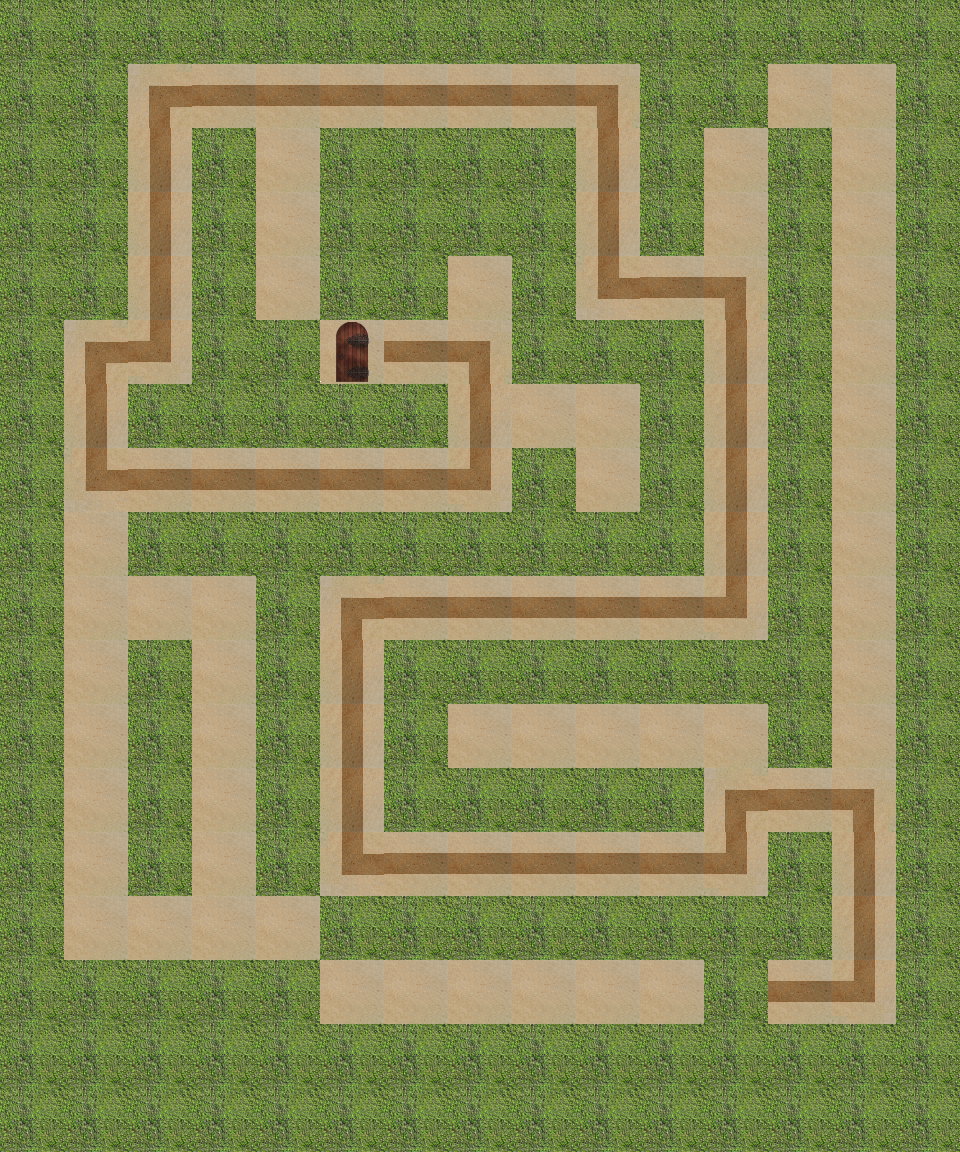

Rendered tile map (Tiled .tmx) drawn with the repository's tilesets; below, a short description and the map source with its tile grids summarised:
An orthogonal 15x18 tile map with 64x64 px tiles, 4 tile layers (path, wall, hint, end), 1 hidden layer not drawn.

<map version="1.0" orientation="orthogonal" renderorder="right-down" width="15" height="18" tilewidth="64" tileheight="64">
 <properties>
  <property name="bestTimePossible" value="18.13" />
  <property name="viewSize" value="5" />
 </properties>
 <tileset firstgid="1" name="sandbush" tilewidth="64" tileheight="64">
  <image source="sandbush.png" width="256" height="192" />
 </tileset>
 <layer name="path" width="15" height="18">
  <data>[270 cells, 107 non-empty, 1 distinct tile ids]</data>
 </layer>
 <layer name="wall" width="15" height="18">
  <data>[270 cells, 164 non-empty, 1 distinct tile ids]</data>
 </layer>
 <layer name="hint" width="15" height="18">
  <data>[270 cells, 57 non-empty, 6 distinct tile ids]</data>
 </layer>
 <layer name="start" width="15" height="18" visible="0">
  <data>[270 cells, 1 non-empty, 1 distinct tile ids]</data>
 </layer>
 <layer name="end" width="15" height="18">
  <data>[270 cells, 1 non-empty, 1 distinct tile ids]</data>
 </layer>
</map>
